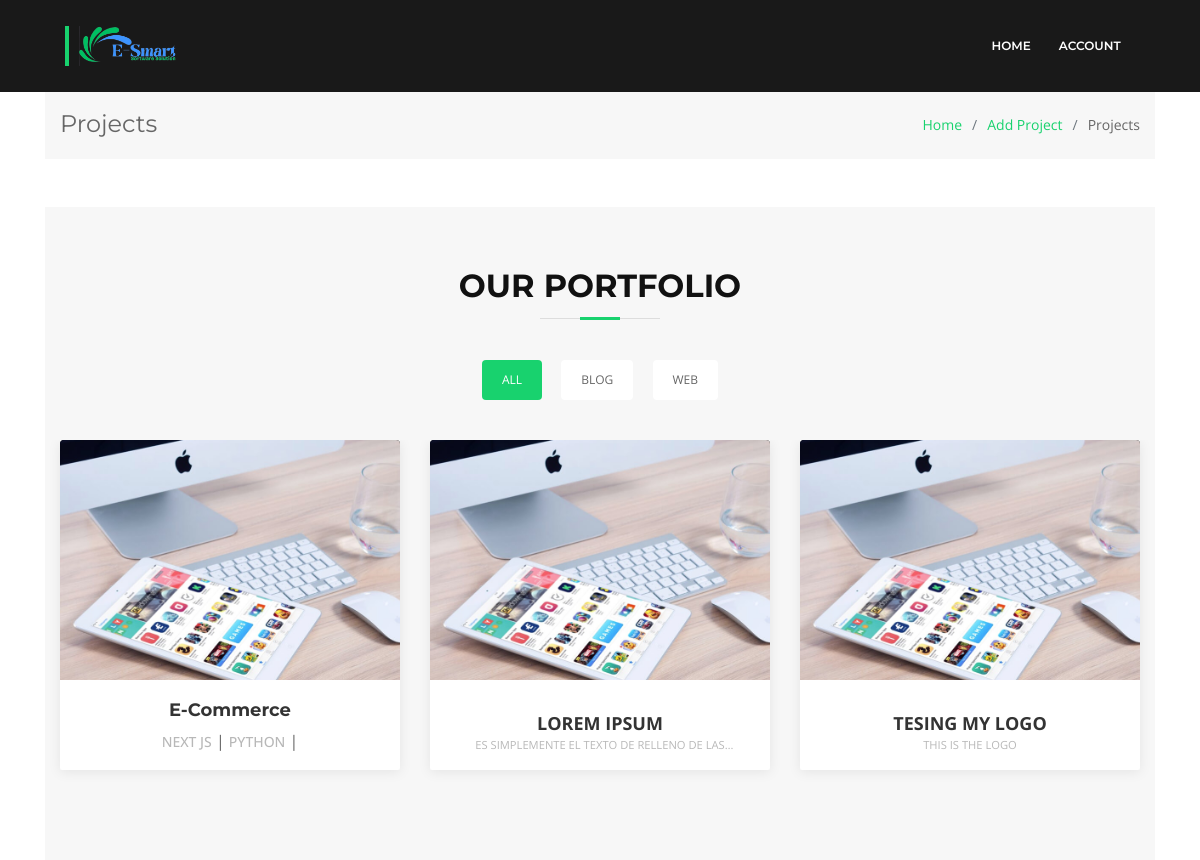
The app's page /project/view, older data.
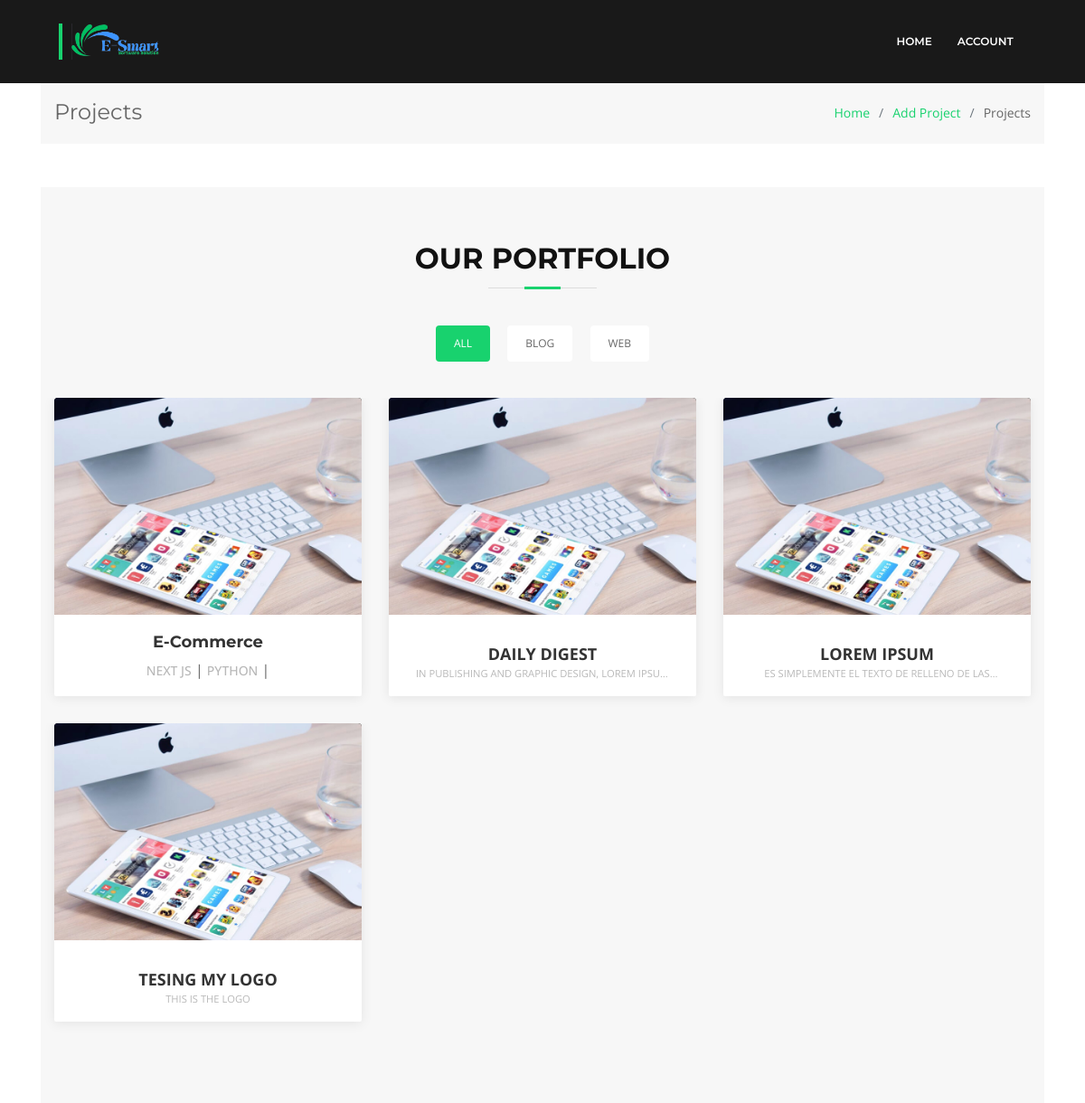
The same page, newer data.
### blog/models.py (models this page shows, shortened)
class Project(models.Model):
    CATEGORY_CHOICES = [
        ('Business','Business'),
        ('Education','Education'),
        ('Social','Social'),
        ('Organization','Organization'),
    ]
    name = models.CharField(max_length=250)
    description = models.TextField(max_length=500)
    category = models.CharField(max_length=100, choices=CATEGORY_CHOICES)
    technology = models.ManyToManyField(Technology)
    feature = models.ManyToManyField(Feature)
    link = models.URLField()
    created_at = models.DateTimeField(auto_now=True)

class Technology(models.Model):
    name = models.CharField(max_length=100)
    type = models.CharField(max_length=100)

class Post(models.Model, HitCountMixin):
    user = models.ForeignKey(User, on_delete=models.CASCADE)
    title = models.CharField(max_length=250)
    text = models.TextField(max_length=1000)
    like = models.IntegerField(default=0)
    view = models.IntegerField(null=True, default=0)
    created_at = models.DateTimeField(auto_now=True)
    updated_at = models.DateTimeField(auto_now=True)

### blog/views.py (the view)
# urls.py: path('project/view', views.project_list, name='project_list'),
def project_list(request):
    projects = Project.objects.all().order_by('-created_at')
    posts = Post.objects.all().order_by('-created_at')
    context = {
        'projects':projects,
        'posts':posts
    }
    return render(request, 'project_list.html',context)

### templates/project_list.html (shortened to what this page needs)
{% load static %}
{% include './links/link.html' %}
{% include './forms/sub-header.html' %}
{% load hitcount_tags %}
<div class="container mt-5">
   <section class="breadcrumbs">
    <div class="container">
      <div class="d-flex justify-content-between align-items-center">
        <h2>Projects</h2>
        <ol>
          <li><a href="{%  url 'index' %}">Home</a></li>
          <li><a href="{% url 'add_project' %}">Add Project</a></li>
          <li>Projects</li>
        </ol>
      </div>
    </div>
  </section>
  <section id="portfolio" class="section-bg">
    <div class="container" data-aos="fade-up">
      <header class="section-header">
        <h3 class="section-title">Our Portfolio</h3>
      </header>
      <div class="row" data-aos="fade-up" data-aos-delay="100">
        <div class=" col-lg-12">
          <ul id="portfolio-flters">
            <li data-filter="*" class="filter-active">All</li>
            <li data-filter=".filter-card">Blog</li>
            <li data-filter=".filter-web">Web</li>
          </ul>
        </div>
      </div>
      <div class="row portfolio-container" data-aos="fade-up" data-aos-delay="200" id="project-container">
          {% for app in projects %}
              <div class="col-lg-4 col-md-6 portfolio-item filter-web">
                  <div class="portfolio-wrap">
                    <figure>
                      <img src="{% static 'img/portfolio/web1.jpg' %}" class="img-fluid" alt="">
                    </figure>
                    <div class="portfolio-info">
                      <h4><a href="{% url 'upload_image' app.id %}">{{app.name}}</a></h4>
                      {% for tech in app.technology.all %}
                      <p class="d-inline">{{tech.name}}</p> |
                      {% endfor %}
                    </div>
                  </div>
                </div>
          {% endfor %}
          {% for post in posts %}
              <div class="col-lg-4 col-md-6 portfolio-item filter-card">
                  <div class="portfolio-wrap">
                    <figure>
                      <img src="{% static 'img/portfolio/web1.jpg' %}" class="img-fluid" alt="">
                    </figure>
                    <div class="portfolio-info">
                      <p><a href="{% url 'post_view' post.id %}" class="heading modernWay">{{post.title}}</a></h5>
                      <small class="d-inlne modernWay">{{post.text}}</small>
                    </div>
                  </div>
                </div>
          {% endfor %}
        </div>
    </section>
</div>

### templates/links/link.html (shortened to what this page needs)
{% load static %}
<link href="{% static 'vendor/bootstrap/css/bootstrap.min.css' %}" rel="stylesheet">
<link href="{% static 'vendor/icofont/icofont.min.css' %}" rel="stylesheet">
<link href="{% static 'vendor/font-awesome/css/font-awesome.min.css' %}" rel="stylesheet">
<link href="{% static 'vendor/ionicons/css/ionicons.min.css' %}" rel="stylesheet">
<link href="{% static 'vendor/animate.css/animate.min.css' %}" rel="stylesheet">
<link href="{% static 'vendor/venobox/venobox.css' %}" rel="stylesheet">
<link href="{% static 'vendor/owl.carousel/assets/owl.carousel.min.css' %}" rel="stylesheet">
<link href="{% static 'vendor/aos/aos.css' %}" rel="stylesheet">
<link href="{% static 'css/style.css' %}" rel="stylesheet">

### templates/forms/sub-header.html (shortened to what this page needs)
{% load static %}
<header id="header" class="fixed-top mb-5">
    <div class="container-fluid">
      <div class="row justify-content-center">
        <div class="col-xl-11 d-flex align-items-center">
          <h1 class="logo mr-auto"><a href="{% url 'index' %}">
            <img src="{% static 'img/E-Smartx2.png' %}"  alt="">
          </a></h1>
          <nav class="nav-menu d-none d-lg-block">
            <ul>
              <li><a href="{% url 'index' %}">Home</a></li>
              {% if user.is_authenticated %}
              <li class="drop-down"><a href="">{{request.user}}</a>
                <ul>
                  {% if user.is_staff %}
                  <li><a href="{% url 'create_post' %}">Create Post</a></li>
                  {% endif %}
                  <li><a href="{% url 'project_list' %}">View Post</a></li>
                  <li><a href="{% url 'update_profile' request.user.id %}">Profile</a></li>
                  {% if user.is_superuser  %}
                  <li><a href="{% url 'add_team' %}">Team</a></li>
                  <li><a href="{% url 'add_project' %}">Add Project</a></li>
                  {% endif %}
                  <li><a href="{% url 'signout' %}">Logout</a></li>
                </ul>
              </li>
              {% else %}
              <li class="drop-down"><a href="">Account</a>
              </li>
              {% endif %}
            </ul>
          </nav>
        </div>
      </div>
    </div>
  </header>

### templates/links/scripts.html (shortened to what this page needs)
{% load static %}

Row changes from the older to the newer data that the page shows:
added Post: title "DAILY DIGEST", text "IN PUBLISHING AND GRAPHIC DESIGN, LOREM…"
